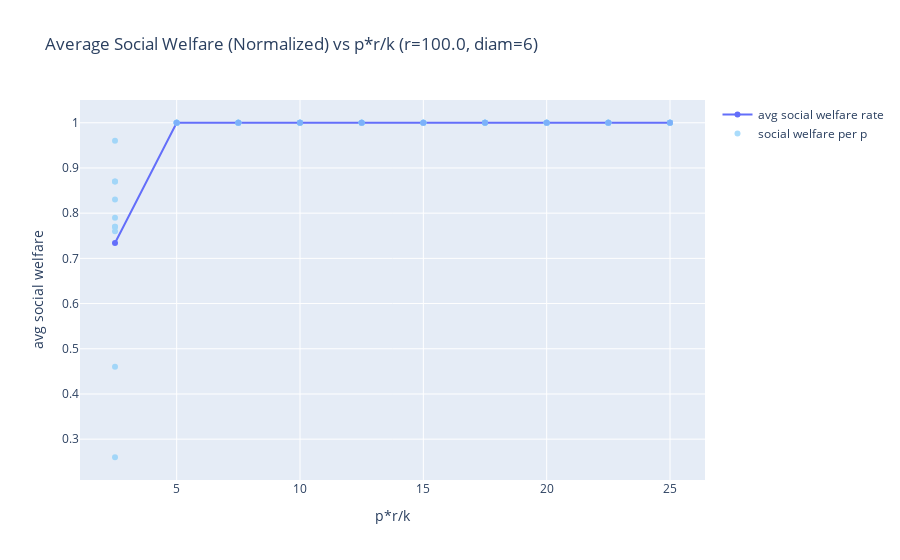
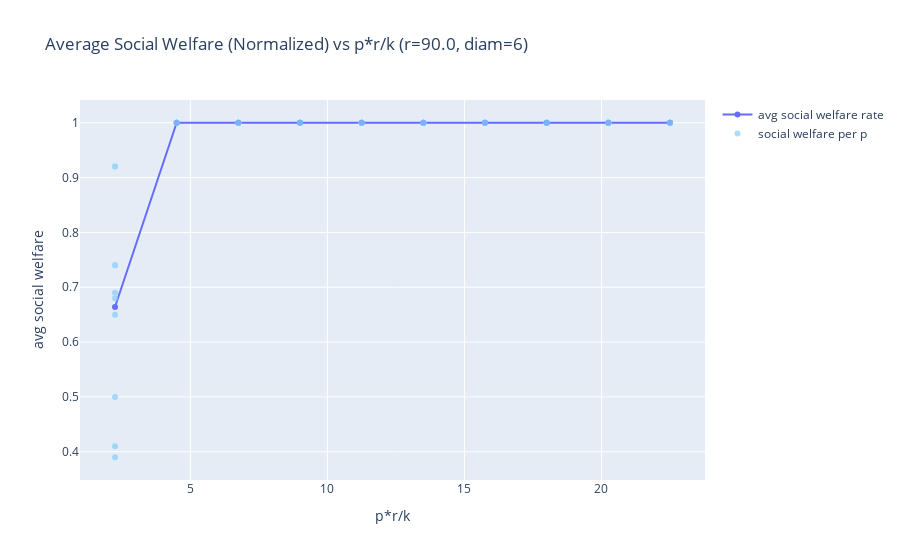
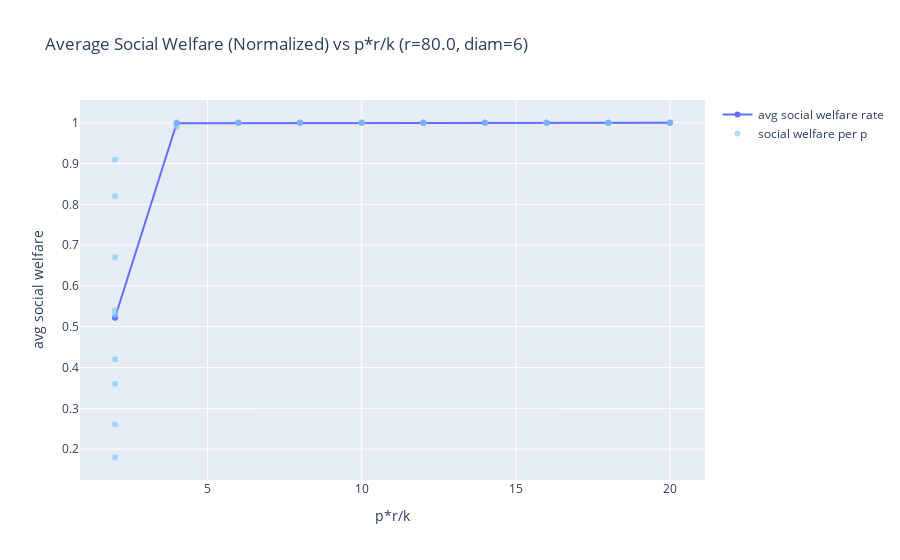
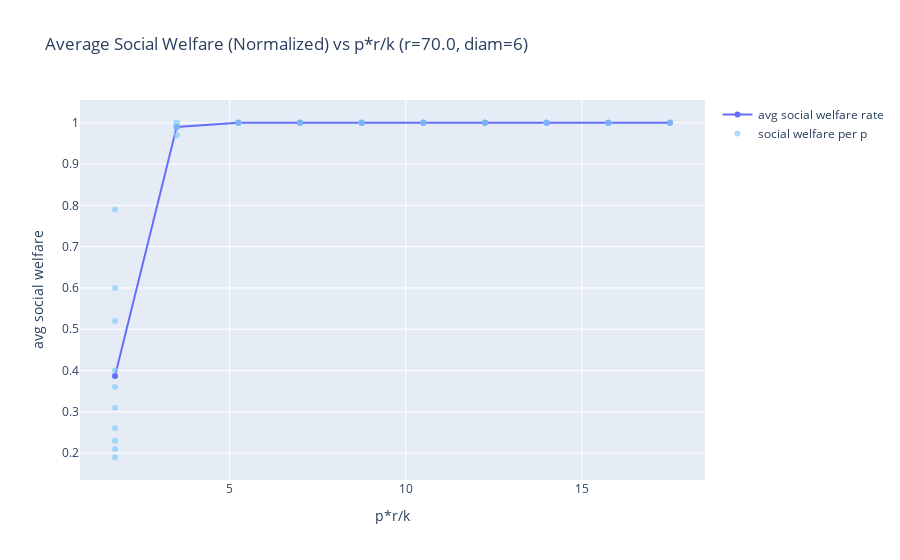

Source (notebook cell) for these figures, in order:
### Code cell
run_sim(create_cm, True)

### Figure 1 — Plotly figure (JSON) as saved in the notebook; plotly's stock layout.template omitted (floating-point values rounded to 4 significant figures)
{"data": [{"hoverinfo": "skip", "mode": "lines+markers", "name": "avg social welfare rate", "type": "scatter", "x": [25, 22.5, 20, 17.5, 15, 12.5, 10.0, 7.5, 5.0, 2.5], "y": [1, 1, 1, 1, 1, 1, 1, 1, 1, 0.734]}, {"hoverinfo": "skip", "marker": {"color": "LightSkyBlue"}, "mode": "markers", "name": "social welfare per p", "opacity": 0.7, "type": "scatter", "x": [25, 25, 25, 25, 25, 25, 25, 25, 25, 25, 22.5, 22.5, 22.5, 22.5, 22.5, 22.5, 22.5, 22.5, 22.5, 22.5, 20, 20, 20, 20, 20, 20, 20, 20, 20, 20, 17.5, 17.5, 17.5, 17.5, 17.5, 17.5, 17.5, 17.5, 17.5, 17.5, 15, 15, 15, 15, 15, 15, 15, 15, 15, 15, 12.5, 12.5, 12.5, 12.5, 12.5, 12.5, 12.5, 12.5, 12.5, 12.5, 10.0, 10.0, 10.0, 10.0, 10.0, 10.0, 10.0, 10.0, 10.0, 10.0, 7.5, 7.5, 7.5, 7.5, 7.5, 7.5, 7.5, 7.5, 7.5, 7.5, 5.0, 5.0, 5.0, 5.0, 5.0, 5.0, 5.0, 5.0, 5.0, 5.0, 2.5, 2.5, 2.5, 2.5, 2.5, 2.5, 2.5, 2.5, 2.5, 2.5], "y": [1, 1, 1, 1, 1, 1, 1, 1, 1, 1, 1, 1, 1, 1, 1, 1, 1, 1, 1, 1, 1, 1, 1, 1, 1, 1, 1, 1, 1, 1, 1, 1, 1, 1, 1, 1, 1, 1, 1, 1, 1, 1, 1, 1, 1, 1, 1, 1, 1, 1, 1, 1, 1, 1, 1, 1, 1, 1, 1, 1, 1, 1, 1, 1, 1, 1, 1, 1, 1, 1, 1, 1, 1, 1, 1, 1, 1, 1, 1, 1, 1, 1, 1, 1, 1, 1, 1, 1, 1, 1, 0.77, 0.79, 0.87, 0.76, 0.26, 0.83, 0.77, 0.46, 0.87, 0.96]}], "layout": {"showlegend": true, "title": {"text": "Average Social Welfare (Normalized) vs p*r/k (r=100.0, diam=6)"}, "xaxis": {"title": {"text": "p*r/k"}}, "yaxis": {"title": {"text": "avg social welfare"}}}}

### Figure 2 — Plotly figure (JSON) as saved in the notebook; plotly's stock layout.template omitted (floating-point values rounded to 4 significant figures)
{"data": [{"hoverinfo": "skip", "mode": "lines+markers", "name": "avg social welfare rate", "type": "scatter", "x": [22.5, 20.25, 18, 15.75, 13.5, 11.25, 9.0, 6.75, 4.5, 2.25], "y": [1, 1, 1, 1, 1, 1, 1, 1, 1, 0.664]}, {"hoverinfo": "skip", "marker": {"color": "LightSkyBlue"}, "mode": "markers", "name": "social welfare per p", "opacity": 0.7, "type": "scatter", "x": [22.5, 22.5, 22.5, 22.5, 22.5, 22.5, 22.5, 22.5, 22.5, 22.5, 20.25, 20.25, 20.25, 20.25, 20.25, 20.25, 20.25, 20.25, 20.25, 20.25, 18, 18, 18, 18, 18, 18, 18, 18, 18, 18, 15.75, 15.75, 15.75, 15.75, 15.75, 15.75, 15.75, 15.75, 15.75, 15.75, 13.5, 13.5, 13.5, 13.5, 13.5, 13.5, 13.5, 13.5, 13.5, 13.5, 11.25, 11.25, 11.25, 11.25, 11.25, 11.25, 11.25, 11.25, 11.25, 11.25, 9.0, 9.0, 9.0, 9.0, 9.0, 9.0, 9.0, 9.0, 9.0, 9.0, 6.75, 6.75, 6.75, 6.75, 6.75, 6.75, 6.75, 6.75, 6.75, 6.75, 4.5, 4.5, 4.5, 4.5, 4.5, 4.5, 4.5, 4.5, 4.5, 4.5, 2.25, 2.25, 2.25, 2.25, 2.25, 2.25, 2.25, 2.25, 2.25, 2.25], "y": [1, 1, 1, 1, 1, 1, 1, 1, 1, 1, 1, 1, 1, 1, 1, 1, 1, 1, 1, 1, 1, 1, 1, 1, 1, 1, 1, 1, 1, 1, 1, 1, 1, 1, 1, 1, 1, 1, 1, 1, 1, 1, 1, 1, 1, 1, 1, 1, 1, 1, 1, 1, 1, 1, 1, 1, 1, 1, 1, 1, 1, 1, 1, 1, 1, 1, 1, 1, 1, 1, 1, 1, 1, 1, 1, 1, 1, 1, 1, 1, 1, 1, 1, 1, 1, 1, 1, 1, 1, 1, 0.69, 0.41, 0.74, 0.65, 0.5, 0.92, 0.74, 0.92, 0.68, 0.39]}], "layout": {"showlegend": true, "title": {"text": "Average Social Welfare (Normalized) vs p*r/k (r=90.0, diam=6)"}, "xaxis": {"title": {"text": "p*r/k"}}, "yaxis": {"title": {"text": "avg social welfare"}}}}

### Figure 3 — Plotly figure (JSON) as saved in the notebook; plotly's stock layout.template omitted (floating-point values rounded to 4 significant figures)
{"data": [{"hoverinfo": "skip", "mode": "lines+markers", "name": "avg social welfare rate", "type": "scatter", "x": [20, 18, 16, 14, 12, 10, 8.0, 6.0, 4.0, 2.0], "y": [1, 1, 1, 1, 1, 1, 1, 1, 0.999, 0.522]}, {"hoverinfo": "skip", "marker": {"color": "LightSkyBlue"}, "mode": "markers", "name": "social welfare per p", "opacity": 0.7, "type": "scatter", "x": [20, 20, 20, 20, 20, 20, 20, 20, 20, 20, 18, 18, 18, 18, 18, 18, 18, 18, 18, 18, 16, 16, 16, 16, 16, 16, 16, 16, 16, 16, 14, 14, 14, 14, 14, 14, 14, 14, 14, 14, 12, 12, 12, 12, 12, 12, 12, 12, 12, 12, 10, 10, 10, 10, 10, 10, 10, 10, 10, 10, 8.0, 8.0, 8.0, 8.0, 8.0, 8.0, 8.0, 8.0, 8.0, 8.0, 6.0, 6.0, 6.0, 6.0, 6.0, 6.0, 6.0, 6.0, 6.0, 6.0, 4.0, 4.0, 4.0, 4.0, 4.0, 4.0, 4.0, 4.0, 4.0, 4.0, 2.0, 2.0, 2.0, 2.0, 2.0, 2.0, 2.0, 2.0, 2.0, 2.0], "y": [1, 1, 1, 1, 1, 1, 1, 1, 1, 1, 1, 1, 1, 1, 1, 1, 1, 1, 1, 1, 1, 1, 1, 1, 1, 1, 1, 1, 1, 1, 1, 1, 1, 1, 1, 1, 1, 1, 1, 1, 1, 1, 1, 1, 1, 1, 1, 1, 1, 1, 1, 1, 1, 1, 1, 1, 1, 1, 1, 1, 1, 1, 1, 1, 1, 1, 1, 1, 1, 1, 1, 1, 1, 1, 1, 1, 1, 1, 1, 1, 1, 1, 1, 0.99, 1, 1, 1, 1, 1, 1, 0.36, 0.53, 0.67, 0.54, 0.53, 0.18, 0.82, 0.26, 0.42, 0.91]}], "layout": {"showlegend": true, "title": {"text": "Average Social Welfare (Normalized) vs p*r/k (r=80.0, diam=6)"}, "xaxis": {"title": {"text": "p*r/k"}}, "yaxis": {"title": {"text": "avg social welfare"}}}}

### Figure 4 — Plotly figure (JSON) as saved in the notebook; plotly's stock layout.template omitted (floating-point values rounded to 4 significant figures)
{"data": [{"hoverinfo": "skip", "mode": "lines+markers", "name": "avg social welfare rate", "type": "scatter", "x": [17.5, 15.75, 14, 12.25, 10.5, 8.75, 7.0, 5.25, 3.5, 1.75], "y": [1, 1, 1, 1, 1, 1, 1, 1, 0.99, 0.387]}, {"hoverinfo": "skip", "marker": {"color": "LightSkyBlue"}, "mode": "markers", "name": "social welfare per p", "opacity": 0.7, "type": "scatter", "x": [17.5, 17.5, 17.5, 17.5, 17.5, 17.5, 17.5, 17.5, 17.5, 17.5, 15.75, 15.75, 15.75, 15.75, 15.75, 15.75, 15.75, 15.75, 15.75, 15.75, 14, 14, 14, 14, 14, 14, 14, 14, 14, 14, 12.25, 12.25, 12.25, 12.25, 12.25, 12.25, 12.25, 12.25, 12.25, 12.25, 10.5, 10.5, 10.5, 10.5, 10.5, 10.5, 10.5, 10.5, 10.5, 10.5, 8.75, 8.75, 8.75, 8.75, 8.75, 8.75, 8.75, 8.75, 8.75, 8.75, 7.0, 7.0, 7.0, 7.0, 7.0, 7.0, 7.0, 7.0, 7.0, 7.0, 5.25, 5.25, 5.25, 5.25, 5.25, 5.25, 5.25, 5.25, 5.25, 5.25, 3.5, 3.5, 3.5, 3.5, 3.5, 3.5, 3.5, 3.5, 3.5, 3.5, 1.75, 1.75, 1.75, 1.75, 1.75, 1.75, 1.75, 1.75, 1.75, 1.75], "y": [1, 1, 1, 1, 1, 1, 1, 1, 1, 1, 1, 1, 1, 1, 1, 1, 1, 1, 1, 1, 1, 1, 1, 1, 1, 1, 1, 1, 1, 1, 1, 1, 1, 1, 1, 1, 1, 1, 1, 1, 1, 1, 1, 1, 1, 1, 1, 1, 1, 1, 1, 1, 1, 1, 1, 1, 1, 1, 1, 1, 1, 1, 1, 1, 1, 1, 1, 1, 1, 1, 1, 1, 1, 1, 1, 1, 1, 1, 1, 1, 1, 0.97, 0.99, 0.97, 1, 0.99, 1, 0.99, 0.99, 1, 0.6, 0.52, 0.4, 0.23, 0.19, 0.36, 0.79, 0.26, 0.21, 0.31]}], "layout": {"showlegend": true, "title": {"text": "Average Social Welfare (Normalized) vs p*r/k (r=70.0, diam=6)"}, "xaxis": {"title": {"text": "p*r/k"}}, "yaxis": {"title": {"text": "avg social welfare"}}}}
